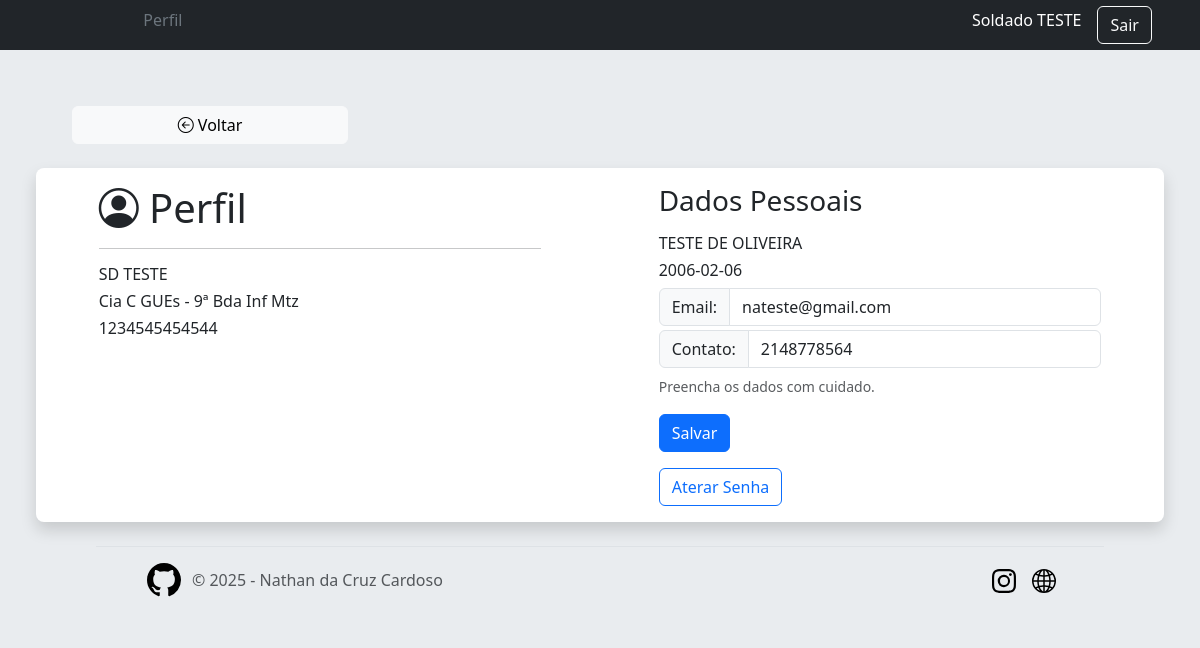
The app's page /user/profile (signed in) with its own data.
### app/models/tables.py (models this page shows, shortened)
class Patente(db.Model):
    __tablename__ = 'patentes'
    id = db.Column(db.Integer, primary_key=True)
    abrev = db.Column(db.String(50), nullable=False)
    posto = db.Column(db.String(50), nullable=False)
    users = db.relationship("User",  back_populates='patente')

class User(db.Model, UserMixin):
    __tablename__ = "users"
    id = db.Column(db.Integer, primary_key=True, nullable=False)
    username = db.Column(db.String(30), nullable=False)
    password = db.Column(db.String(255), nullable=False)  # Aumentando o tamanho para suporte a hash
    military_id = db.Column(db.String(30), unique=True, nullable=False)
    nome_completo = db.Column(db.String(30), unique=True, nullable=False)
    nome_guerra = db.Column(db.String(30), nullable=False)
    data_nascimento = db.Column(db.Date, nullable=False)
    nivel = db.Column(db.Integer, nullable=False, default=0)
    dias_disp = db.Column(db.Integer, nullable=False)
    email = db.Column(db.String(30), unique=True, nullable=False)
    telefone = db.Column(db.String(30), unique=True, nullable=False)
    fg_secao_id = db.Column(db.Integer, db.ForeignKey('secoes.id'), nullable=False)
    fg_organization_id = db.Column(db.Integer, db.ForeignKey('organizacoes.id'), nullable=False)
    fg_patente_id = db.Column(db.Integer, db.ForeignKey('patentes.id'), nullable=False)
    patente = db.relationship("Patente",  back_populates='users')
    organizacao = db.relationship("Organizacao",  back_populates='users')
    secao = db.relationship("Secao",  back_populates='users')
    ferias = db.relationship("Vacation",  back_populates='user')

class Organizacao(db.Model):
    __tablename__ = 'organizacoes'
    id = db.Column(db.Integer, primary_key=True)
    abrev = db.Column(db.String(50), nullable=False)
    name = db.Column(db.String(100), nullable=False)
    users = db.relationship("User",  back_populates='organizacao')

### app/routes/user.py (the view, shortened to what this page needs)
@user_bp.route('/profile', methods=['GET','POST'])
def profile():
    if not current_user.nivel == 3:
        form = ProfileForm(obj = current_user) # Pegue o registro do usuário logado
        return render_template('user/perfil.html', user_atual=current_user, form=form)
    else:
        return redirect(url_for("user.edit", user_id=current_user.id))

### app/models/forms.py
class ProfileForm(FlaskForm):
    email = StringField("email", validators=[DataRequired(), Email()])
    telefone = TelField("telefone",validators=[DataRequired()])
    submit = SubmitField('Salvar')

### app/controllers/home.py (called while the page is built)
@lm.user_loader
def load_user(user_id):
    return User.query.get(int(user_id))

### app/routes/user.py (called while the page is built)
@user_bp.before_request
@login_required
def require_login():
    pass

### app/templates/user/perfil.html (shortened to what this page needs)
{% extends 'layouts/base.html' %}
{% block head %}
    <link href="{{ url_for('static', filename = 'css/sign-in.css')}}" rel="stylesheet" >
{% endblock %}
{% block content %}
<a href="{{ url_for('user.home') }}" class="btn btn-light mb-4 w-25 ms-4"><i class="bi bi-arrow-left-circle"></i> Voltar</a>
<div class="row" >
  <div class="col-12 p-3 bg-white rounded-3 shadow">
    <form action="{{ url_for('user.profile') }}" method="POST">
    <div class="row-cols-1 row justify-content-around">
      <div class="col-5">
        <h1 class="mb-3 fw-normal}"><i class="bi bi-person-circle"></i> Perfil</h1>
        <hr>
        <h6 class="" >{{ current_user.patente.abrev }} {{ current_user.nome_guerra }}</h6>
        <h6 class="" >{{ current_user.organizacao.name }}</h6>
        <h6 class="" >{{ current_user.military_id }}</h6>
      </div>
      <div class="col-5">
      <h1 class="h3 mb-3 fw-normal">Dados Pessoais</h1>
      <h6 class="" >{{ current_user.nome_completo }}</h6>
      <h6 class="" >{{ current_user.data_nascimento }}</h6>
      <div class="input-group mb-1">
        <label class="input-group-text" for="email">Email:</label>
        {{ form.email(class="form-control text-lowercase", _name="email", id="email", placeholder="@email.com") }}
      </div>
      <div class="input-group mb-1">
        <label class="input-group-text" for="telefone">Contato:</label>
        {{ form.telefone(class="form-control", _name="telefone", id="telefone", placeholder="21912345678") }}
      </div>
      <label class="form-text"> Preencha os dados com cuidado.</label>
      <div class="">
        {{ form.submit(class="btn btn-primary my-3") }}
      </div>
      <a href="{{ url_for('user.nova_senha',user_id=user_atual.id )}}" class="btn btn-outline-primary">Aterar Senha</a>
      </form>
    </div>
  </div>
</div>
{% endblock %}

### app/templates/shared/header.html (shortened to what this page needs)
<header class="text-bg-dark shadow">
  <div class="container-fluid">
    <div class="row mx-3 align-items-center">
      <div class="col-1 p-2 order-1">
      </div>
      {% if current_user.is_authenticated %}
      <div class="col-12 col-md-8 order-md-3 order-4 ">
        {% include 'layouts/navbar.html' %}
      </div>
      <div class="col-md-3 col-11 hstack order-3 accordion justify-content-end">
        <h6 class="me-3" role="search">{{ current_user.patente.posto + " " + current_user.nome_guerra }}</h6>
        <a href="{{ url_for('user.logout') }}" class="btn btn-outline-light me-2">Sair</a>
      </div>
      {% endif %}
    </div>
  </div>
</header>

### app/static/css/sign-in.css (style rules this page uses)
html, body { height: 100%; }

### records on screen
Patente: patente "Soldado TESTE", patente.abrev "SD"
User: nome_guerra "TESTE", military_id "1234545454544", nome_completo "TESTE DE OLIVEIRA", data_nascimento "2006-02-06", email "nateste@gmail.com", telefone "2148778564"
Organizacao: organizacao.name "Cia C GUEs - 9ª Bda Inf Mtz"
